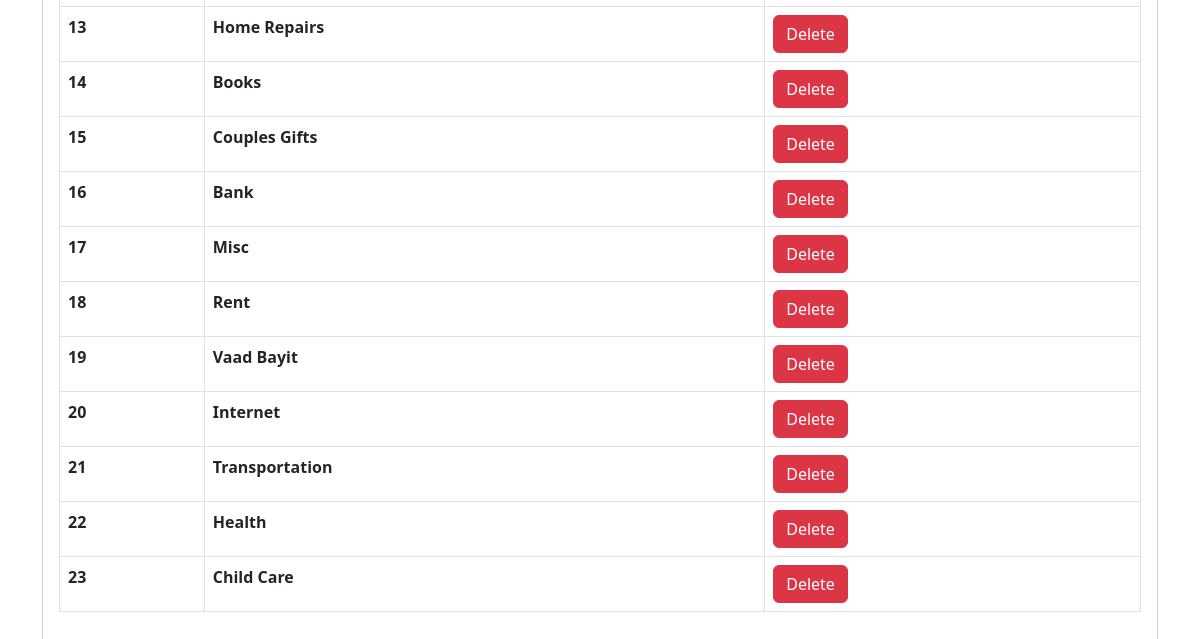
Before: /budget_categories (lower part) with the older database file.
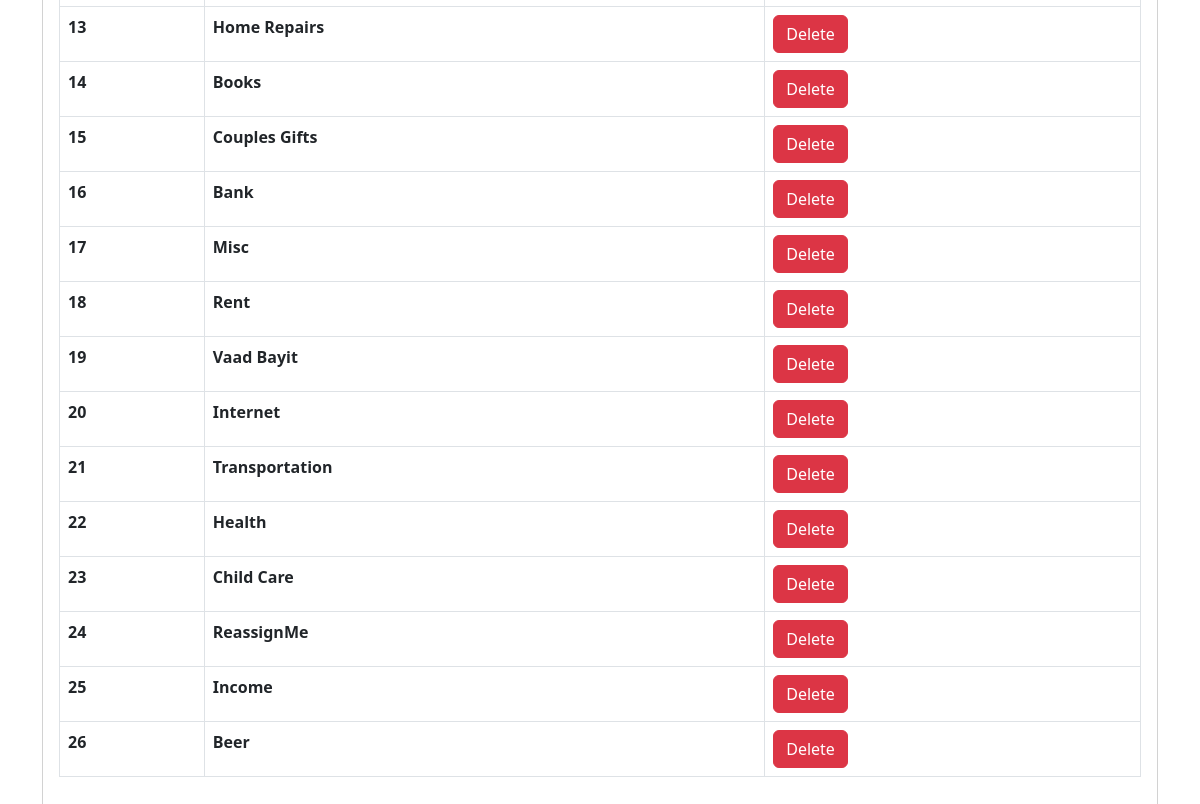
After: the same page with the newer database file.
### app/models.py (models this page shows, shortened)
class BudgetCategory(db.Model):
    __tablename__ = 'budget_category'
    id            = Column('id', INTEGER(), primary_key=True, autoincrement=True)
    name          = Column('name', String(), nullable=False)

### app/routes.py (the view)
@app.route('/budget_categories')
def budget_categories():
    budget_categories = db.session.execute(select(BudgetCategory)).all()
    return render_template('budget_categories.html',
                           budget_categories=budget_categories)

### app/templates/budget_categories.html (shortened to what this page needs)
{% extends 'base.html' %}
{% block content %}
<main>
    <div class="container mt-5">
        <div class="card">
            <div class="card-body">
                <div class="table-responsive">
                    <table class="table table-bordered">
                        <tbody>
                            {% for bc in budget_categories %}
                                <tr id="{{bc[0].id}}-row">
                                    <th scope="row">{{bc[0].id}}</th>
                                    <th scope="row">{{bc[0].name}}</th>
                                    <th scope="row"><button class="btn btn-danger del-button" id="{{bc[0].id}}">Delete</button></th>
                                </tr>
                            {% endfor %}
                        </tbody>
                    </table>
                </div>
            </div>
        </div>
    </div>
</main>
{% endblock content %}

Changed rows visible on the page:
added BudgetCategory: id "24", name "ReassignMe"
added BudgetCategory: id "25", name "Income"
added BudgetCategory: id "26", name "Beer"
